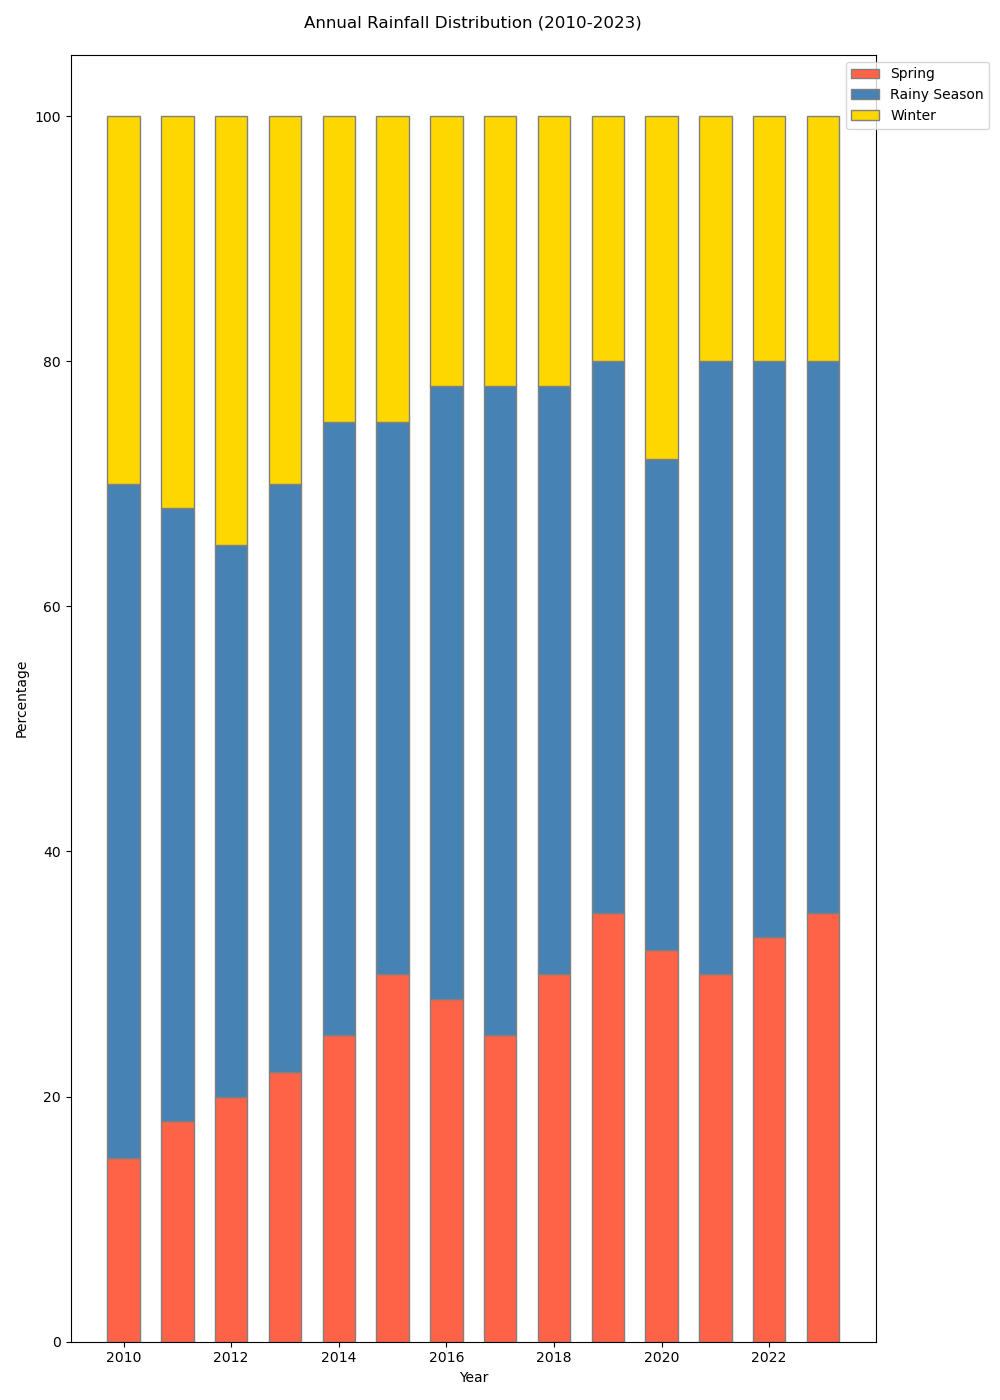

This chart was generated by the following Python code:

import matplotlib.pyplot as plt
import numpy as np

# Data
years = np.arange(2010, 2024)
spring = np.array([15, 18, 20, 22, 25, 30, 28, 25, 30, 35, 32, 30, 33, 35])
rainy_season = np.array([55, 50, 45, 48, 50, 45, 50, 53, 48, 45, 40, 50, 47, 45])
winter = np.array([30, 32, 35, 30, 25, 25, 22, 22, 22, 20, 28, 20, 20, 20])

# Plotting
fig, ax = plt.subplots(figsize=(10, 14))
bar_width = 0.6

# Stacked bar chart
ax.bar(years, spring, color='#FF6347', edgecolor='grey', width=bar_width, label='Spring')
ax.bar(years, rainy_season, bottom=spring, color='#4682B4', edgecolor='grey', width=bar_width, label='Rainy Season')
ax.bar(years, winter, bottom=spring + rainy_season, color='#FFD700', edgecolor='grey', width=bar_width, label='Winter')

# Labels and title
ax.set_ylabel('Percentage')
ax.set_xlabel('Year')
ax.set_title('Annual Rainfall Distribution (2010-2023)', pad=20)
ax.legend(loc='upper right', bbox_to_anchor=(1.15, 1), ncol=1)

# Display the chart
plt.tight_layout()
plt.show()
